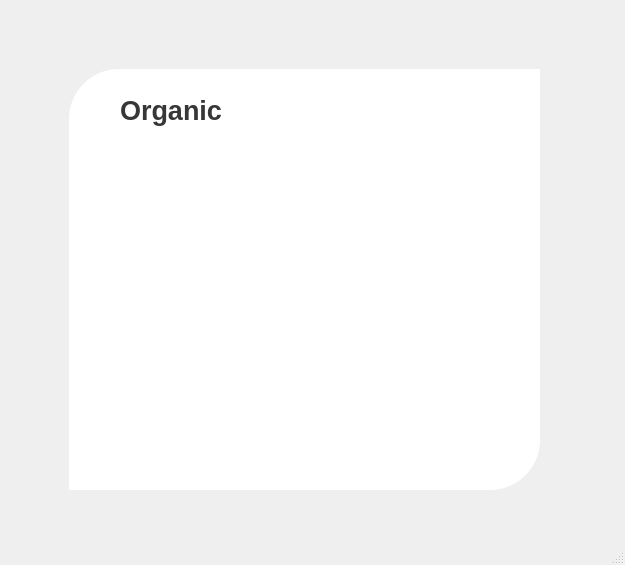
<?xml version="1.0" encoding="UTF-8"?>
<ui version="4.0">
 <class>MainWindow</class>
 <widget class="QMainWindow" name="MainWindow">
  <property name="geometry">
   <rect>
    <x>0</x>
    <y>0</y>
    <width>625</width>
    <height>565</height>
   </rect>
  </property>
  <property name="windowTitle">
   <string>MainWindow</string>
  </property>
  <widget class="QWidget" name="centralwidget">
   <widget class="QWidget" name="widget" native="true">
    <property name="geometry">
     <rect>
      <x>30</x>
      <y>30</y>
      <width>550</width>
      <height>500</height>
     </rect>
    </property>
    <property name="styleSheet">
     <string notr="true">QPushButton#pushButton:pressed{
	padding-left:5px;
	padding-top:5px;
	background-color:rgba(150,123,111,255);
}

QPushButton#pushButton_2:pressed{
	padding-left:5px;
	padding-top:5px;
	background-color:rgba(91,88,53,255);
}
</string>
    </property>
    <widget class="QLabel" name="label">
     <property name="enabled">
      <bool>true</bool>
     </property>
     <property name="geometry">
      <rect>
       <x>39</x>
       <y>39</y>
       <width>471</width>
       <height>421</height>
      </rect>
     </property>
     <property name="styleSheet">
      <string notr="true">background-color:rgba(255,255,255,255);
border-bottom-right-radius: 50px;
border-top-left-radius: 50px;
</string>
     </property>
     <property name="text">
      <string/>
     </property>
    </widget>
    <widget class="QLabel" name="label_4">
     <property name="geometry">
      <rect>
       <x>90</x>
       <y>50</y>
       <width>131</width>
       <height>61</height>
      </rect>
     </property>
     <property name="font">
      <font>
       <pointsize>20</pointsize>
       <weight>75</weight>
       <bold>true</bold>
      </font>
     </property>
     <property name="styleSheet">
      <string notr="true">color:rgba(0,0,0,200);</string>
     </property>
     <property name="text">
      <string>Organic</string>
     </property>
    </widget>
   </widget>
  </widget>
  <widget class="QStatusBar" name="statusbar"/>
 </widget>
 <resources>
  <include location="../login/res-login.qrc"/>
 </resources>
 <connections/>
</ui>
